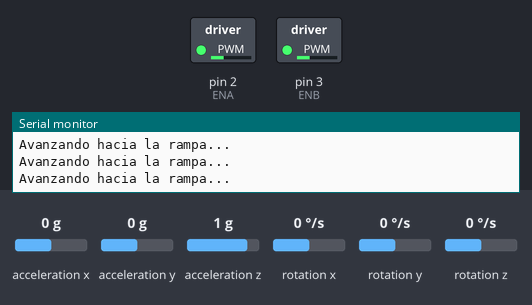
A sketch run on a simulated Arduino Mega 2560, built with avr-gcc and run on an emulated ATmega2560. Parts: switched loads named in the sketch (green lamp = pin HIGH), the last lines printed to the serial monitor. The inputs (shaded band) are chosen by the test bench; at power-on: rotation y 0 °/s, acceleration x 0 g, acceleration y 0 g, acceleration z 1 g, rotation x 0 °/s, rotation z 0 °/s.

Above: at 1.2 s.
1.3 s: rotation y set to -9 °/s
At 2.01 s:
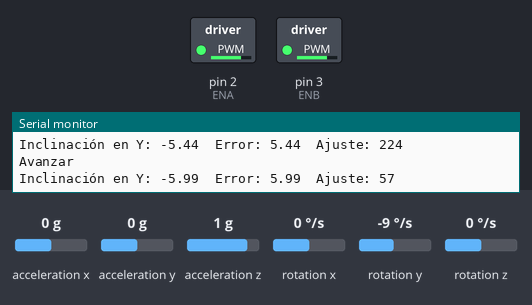
4.3 s: rotation y set to 100 °/s
At 4.57 s:
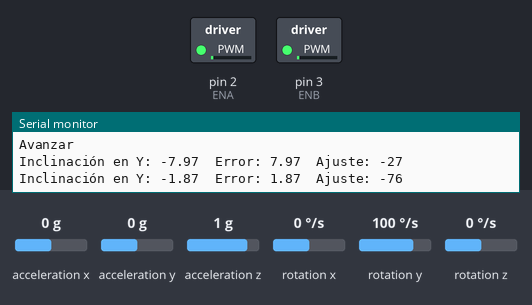
7.3 s: rotation y set to -192 °/s
At 9.1 s:
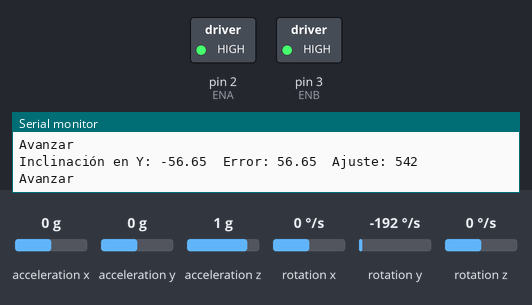
Timing chart, 0 to 10.6 s (numbered marks = the images above; inputs shaded):
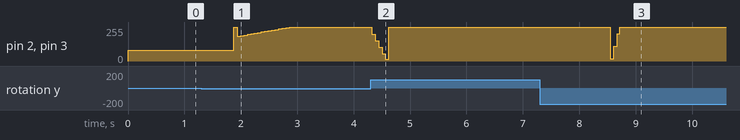

Measured:
- after the input at 7.3 s, pin 2 (ENA), pin 3 (ENB): 255/255 → 17/255 after 1.2 s, → 110/255 0.06 s later, → 255/255 0.06 s later

The sketch:

RAMPA.ino
```cpp
#include <I2Cdev.h>
#include <MPU6050.h>

const int IN1 = 22;  // Motor A
const int IN2 = 24;  // Motor A
const int IN3 = 26;  // Motor B
const int IN4 = 28;  // Motor B
const int ENA = 2;   // PWM
const int ENB = 3;   // PWM

int estadoAnterior = 0; // 0: Estable, 1: Avanzar, -1: Atras

bool enRampa = false; // Variable para verificar si el robot está en la rampa


MPU6050 sensor;
int ax, ay, az;
int gx, gy, gz;

long tiempo_prev;
float dt;
float ang_y;
float ang_y_prev;
float ang_y_offset = 0.0;
bool calibrado = false;

// Variables PID
float Kp = 8.0, Ki = 0.2, Kd = 1.0;
float error, prevError = 0, integral = 0, derivada;
float anguloObjetivo = 0;  // Ángulo objetivo (0 significa horizontal)
int velocidadBaseF = 80;   // Velocidad base de los motores
int velocidadBaseB = 130;

void setup() {
  Serial.begin(9600);    // Iniciando puerto serial
  Wire.begin();           // Iniciando I2C
  sensor.initialize();    // Iniciando el sensor

  if (sensor.testConnection()) Serial.println("Sensor iniciado correctamente");
  else Serial.println("Error al iniciar el sensor");
}
void actualizarAngulo() {
  // Leer las velocidades angulares
  sensor.getRotation(&gx, &gy, &gz);

  dt = (millis() - tiempo_prev) / 1000.0;
  tiempo_prev = millis();

  // Calcular ángulo en Y
  ang_y = ang_y_prev + (gy / 131) * dt;

  // Calibrar la posición inicial en Y
  if (!calibrado) {
    ang_y_offset = ang_y; // Fijar el ángulo inicial
    calibrado = true;
  }

  // Aplicar el offset para que el valor inicial sea cero
  ang_y -= ang_y_offset;
  ang_y_prev = ang_y;
}

// Función para detener el movimiento
void detener() {
  digitalWrite(IN1, LOW);
  digitalWrite(IN2, LOW);
  digitalWrite(IN3, LOW);
  digitalWrite(IN4, LOW);
  analogWrite(ENA, 0);
  analogWrite(ENB, 0);
}
void loop() {
  // Actualizar el ángulo antes de aplicar el control PID
  actualizarAngulo();

  // Verificar si el robot debe avanzar hacia la rampa
  if (!enRampa) {
    // Avanzar hasta que se detecte que el robot ha llegado a la rampa
    if (ang_y >= -5) { // Cambia 5 por el valor que creas que indica que está en la rampa
      // Control de motores para avanzar
      digitalWrite(IN1, HIGH); // Motor A hacia adelante
      digitalWrite(IN2, LOW);
      digitalWrite(IN3, HIGH); // Motor B hacia adelante
      digitalWrite(IN4, LOW);

      // Establecer velocidad base
      analogWrite(ENA, velocidadBaseF);
      analogWrite(ENB, velocidadBaseF);

      // Monitor serial para depuración
      Serial.println("Avanzando hacia la rampa...");
    } else {
      // Si el ángulo es mayor a 5, significa que el robot ha llegado a la rampa
      enRampa = true; // Cambiar el estado a enRampa
      Serial.println("Robot ha llegado a la rampa.");
    }
  } else {
    // Calcular error y aplicar control PID después de alcanzar la rampa
    error = 0.0 - ang_y; // Queremos mantener ang_y en 0 (nivelado)
    integral += error * dt;
    derivada = (error - prevError) / dt;
    prevError = error;

    // Calcular ajuste con PID
    int ajuste = Kp * error + Ki * integral + Kd * derivada;

    // Control de motores para estabilizar la inclinación
    if (error < -2) { // Inclinado hacia adelante
      int velocidadIzquierda = velocidadBaseB + ajuste;
      int velocidadDerecha = velocidadBaseB + ajuste;
      velocidadIzquierda = constrain(velocidadIzquierda, 0, 255);
      velocidadDerecha = constrain(velocidadDerecha, 0, 255);
      Serial.println("Atras");
      digitalWrite(IN1, LOW);
      digitalWrite(IN2, HIGH);
      digitalWrite(IN3, LOW);
      digitalWrite(IN4, HIGH);

    } else if (error > 2) { // Inclinado hacia atras
      int velocidadIzquierda = velocidadBaseF + ajuste;
      int velocidadDerecha = velocidadBaseF + ajuste;
      velocidadIzquierda = constrain(velocidadIzquierda, 0, 255);
      velocidadDerecha = constrain(velocidadDerecha, 0, 255);
      Serial.println("Avanzar");
      digitalWrite(IN1, HIGH);
      digitalWrite(IN2, LOW);
      digitalWrite(IN3, HIGH);
      digitalWrite(IN4, LOW);
    } else { // Estable
      if (estadoAnterior != 0) { // Verificar si no hemos estado en "Estable" antes
        Serial.println("Estable");
        estadoAnterior = 0; // Actualizar estado
      }
      detener();
    }

    // Aplicar las velocidades calculadas
    int velocidadIzquierda = velocidadBaseB + ajuste;
      int velocidadDerecha = velocidadBaseB + ajuste;
    analogWrite(ENA, velocidadIzquierda);
    analogWrite(ENB, velocidadDerecha);

    // Monitor serial para depuración
    Serial.print("Inclinación en Y: ");
    Serial.print(ang_y);
    Serial.print("\tError: ");
    Serial.print(error);
    Serial.print("\tAjuste: ");
    Serial.println(ajuste);
  }

  delay(10);
}
```
